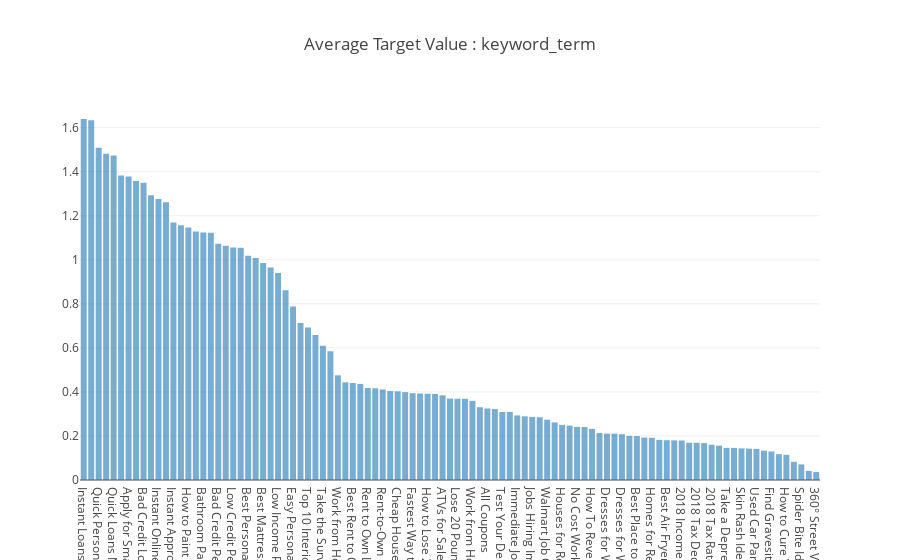
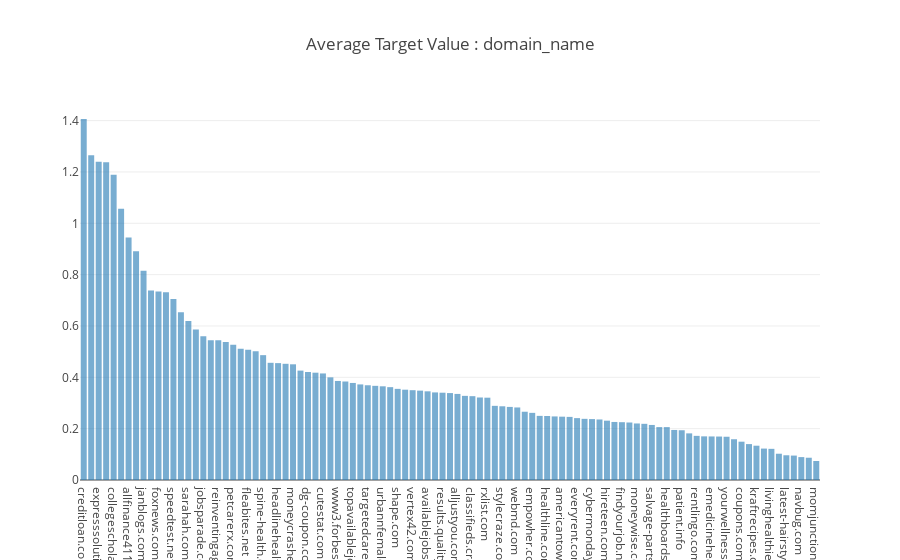

Notebook code for these charts, in order:
### Markdown cell above
## Average Values Plot(Average Target)

### Code cell
average_value_plot(misced_df,ret_list,target_col,weight_col,weighted_target_col)

### Figure 1 — Plotly figure (JSON) as saved in the notebook; plotly's stock layout.template omitted (floating-point values rounded to 4 significant figures)
{"data": [{"name": "", "opacity": 0.6, "type": "bar", "x": ["Instant Loans Online", "Quick Loans Bad Credit", "Quick Personal Loans", "Quick Loans for Bad Credit", "Quick Loans No Credit Check", "Fast Loan Bad Credit", "Apply for Small Personal Loan Online", "Online Loans Poor Credit", "Bad Credit Loans Online", "Instant Loans for Bad Credit", "Instant Online Loans No Credit Check", "Highest Rated Mattresses", "Instant Approval Bad Credit Loans", "Easy Loans No Credit Check", "How to Paint Kitchen Cabinets", "Personal Loan Lenders No Credit Check", "Bathroom Paint Color Ideas", "Best Mattress to Buy in 2018", "Bad Credit Personal Loans", "Best Franchises to Own", "Low Credit Personal Loans", "Instant Personal Loan Approvals", "Best Personal Loans Bad Credit", "Bad Credit Personal Installment Loans", "Best Mattresses for Back Pain", "Penny Stocks to Buy Now", "Low Income Personal Loans", "Best Hair Loss Vitamins", "Easy Personal Loans For Bad Credit", "7% Interest Savings Accounts", "Top 10 Interior Paint Colors", "Best Color for Bedroom", "Take the Survey", "Best Hair Thickening Shampoo", "Work from Home", "How to Lose 20 Pounds Fast", "Best Rent to Own Deals", "How to Lose 30 Pounds in a Week", "Rent to Own Listings", "Lose 30 Pounds in a Month", "Rent-to-Own Homes", "Part Time Jobs", "Cheap Houses for Sale", "How to Detox Your Liver", "Fastest Way to Lose Belly Fat", "Average Retirement Savings by Age", "How to Lose 20 Pounds in 2 Weeks", "Part Time Job Openings", "ATVs for Sale", "3 Signs of Colon Cancer", "Lose 20 Pounds in 2 Weeks", "Lose 30 Pounds in 2 Weeks", "Work from Home Jobs", "Best 2018 SUVs", "All Coupons", "Best 2018 SUV", "Test Your Depression", "Best Dresses for Older Women", "Immediate Job Hiring", "Apple Cider Vinegar Diet", "Jobs Hiring Immediately", "First Signs of Lung Cancer", "Walmart Job Openings", "Signs He Loves You", "Houses for Rent by Owner", "Find Houses for Rent", "No Cost Work At Home", "High Paying Part-Time Jobs", "How To Reverse Kidney Disease", "Low Rent Apartments", "Dresses for Women Over 50", "Houses for Rent", "Dresses for Women over 65", "Part-Time Jobs for 14 Year Olds", "Best Place to Retire in USA", "Best SUVs of 2018", "Homes for Rent by Owner", "Are You Depressed Quiz", "Best Air Fryers", "Campers for Sale", "2018 Income Tax Charts", "Search Burial Records", "2018 Tax Deductions", "Summer Jobs for 14 Year Olds", "2018 Tax Rate Chart", "Repossessed Vehicles for Sale", "Take a Depression Test", "See Through Swimwear", "Skin Rash Identification", "Cemetery Graves", "Used Car Parts", "How to Identify a Rash", "Find Gravesite Records", "Car Accidents", "How to Cure Vertigo", "Local Street Maps", "Spider Bite Identification", "25% Off Sweet Tomatoes Coupons", "360° Street View"], "y": [1.639, 1.633, 1.509, 1.481, 1.474, 1.382, 1.378, 1.358, 1.349, 1.294, 1.276, 1.261, 1.17, 1.157, 1.146, 1.129, 1.124, 1.122, 1.073, 1.064, 1.056, 1.055, 1.018, 1.008, 0.9856, 0.9644, 0.9404, 0.8613, 0.7874, 0.7134, 0.6926, 0.6589, 0.6091, 0.5847, 0.4753, 0.4437, 0.4403, 0.4363, 0.4176, 0.4164, 0.4112, 0.4038, 0.4027, 0.399, 0.3941, 0.3928, 0.3915, 0.3907, 0.3846, 0.3697, 0.3691, 0.3686, 0.3594, 0.3305, 0.3246, 0.3222, 0.3089, 0.3087, 0.2935, 0.2892, 0.2868, 0.2849, 0.2739, 0.2614, 0.2501, 0.247, 0.2413, 0.2406, 0.2322, 0.2134, 0.2106, 0.2105, 0.2079, 0.2004, 0.1996, 0.1926, 0.1918, 0.1822, 0.1806, 0.18, 0.1793, 0.1693, 0.1688, 0.1675, 0.1603, 0.1562, 0.146, 0.1458, 0.1435, 0.1424, 0.1413, 0.1331, 0.1297, 0.1175, 0.114, 0.08283, 0.07103, 0.04153, 0.03614]}], "layout": {"title": "Average Target Value : keyword_term", "xaxis": {"type": "category"}}}

### Figure 2 — Plotly figure (JSON) as saved in the notebook; plotly's stock layout.template omitted (floating-point values rounded to 4 significant figures)
{"data": [{"name": "", "opacity": 0.6, "type": "bar", "x": ["creditloan.com", "ratelane.com", "expresssolutions.co", "badcredit.cash", "collegescholarships.org", "imotors.com", "allfinance411.com", "www-foxnews-com.cdn.ampproject.org", "janblogs.com", "abcnews.go.com", "foxnews.com", "money.cnn.com", "speedtest.net", "related.listscoop.com", "sarahah.com", "goodrx.com", "jobsparade.com", "thestreet.com", "reinventingaging.org", "forbes.com", "petcarerx.com", "247wallst.com", "fleabites.net", "doctoroz.com", "spine-health.com", "diyhomedesignideas.com", "headlinehealth.com", "pets.webmd.com", "moneycrashers.com", "coupons-grabber.com", "dg-coupon.com", "petful.com", "cutestat.com", "zulily.com", "www3.forbes.com", "homebidz.co", "topavailablejobs.com", "template.net", "targetedcareer.com", "eatingwell.com", "urbannfemale.com", "pollen.com", "shape.com", "m.ebay.com", "vertex42.com", "thepaleodiet.com", "availablejobstoday.com", "myjobhelper.com", "results.qualityhealth.com", "goodhousekeeping.com", "alljustyou.com", "diabetesselfmanagement.com", "classifieds.craigclassifiedads.com", "us-passport-service-guide.com", "rxlist.com", "bestdeals.today", "stylecraze.com", "repofinder.com", "webmd.com", "mocospace.com", "empowher.com", "uptrivial.com", "healthline.com", "jobdiagnosis.com", "americantowns.com", "naturallivingideas.com", "everyrent.com", "mobilehome.net", "cybermondaydeals.online", "abcya.com", "hireteen.com", "topics.webmd.com", "findyourjob.net", "topics.healdove.com", "moneywise.com", "womansday.com", "salvage-parts.com", "healthyandnaturalworld.com", "healthboards.com", "ezdrivingdirections.com", "patient.info", "medicinenet.com", "rentlingo.com", "findagrave.com", "emedicinehealth.com", "petplace.com", "yourwellness.guide", "healthsymptoms.guide", "coupons.com", "dailyhealthlifestyles.com", "kraftrecipes.com", "dailynaturalremedies.com", "livinghealthier.info", "nextdaypets.com", "latest-hairstyles.com", "doggies.com", "navbug.com", "maps-streetview.com", "momjunction.com"], "y": [1.406, 1.265, 1.24, 1.238, 1.189, 1.057, 0.9446, 0.8914, 0.8149, 0.7384, 0.7345, 0.7312, 0.7054, 0.654, 0.6192, 0.5864, 0.5599, 0.5449, 0.5445, 0.5381, 0.5274, 0.5114, 0.5076, 0.5018, 0.4864, 0.4566, 0.4553, 0.4527, 0.4507, 0.4262, 0.4207, 0.4181, 0.4151, 0.3999, 0.3858, 0.3837, 0.3781, 0.3724, 0.3691, 0.3668, 0.365, 0.3617, 0.355, 0.3518, 0.3499, 0.3481, 0.3455, 0.3412, 0.34, 0.3386, 0.3353, 0.3278, 0.3266, 0.3215, 0.3207, 0.2889, 0.2872, 0.2847, 0.2826, 0.266, 0.2616, 0.2498, 0.2495, 0.2477, 0.2468, 0.2459, 0.2411, 0.2382, 0.2373, 0.2358, 0.2311, 0.2261, 0.2252, 0.224, 0.2202, 0.2188, 0.2145, 0.2061, 0.2061, 0.1949, 0.1938, 0.1817, 0.1719, 0.17, 0.1697, 0.1693, 0.1685, 0.1588, 0.1493, 0.1399, 0.1336, 0.1224, 0.1214, 0.1023, 0.09634, 0.09517, 0.08919, 0.08675, 0.07401]}], "layout": {"title": "Average Target Value : domain_name", "xaxis": {"type": "category"}}}
